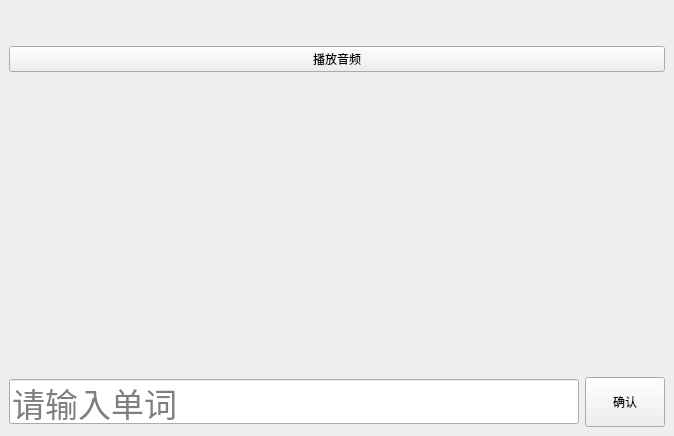
<?xml version="1.0" encoding="UTF-8"?>
<ui version="4.0">
 <class>MainWindow</class>
 <widget class="QMainWindow" name="MainWindow">
  <property name="geometry">
   <rect>
    <x>0</x>
    <y>0</y>
    <width>674</width>
    <height>436</height>
   </rect>
  </property>
  <property name="windowTitle">
   <string>记拼写</string>
  </property>
  <widget class="QWidget" name="centralwidget">
   <layout class="QVBoxLayout" name="verticalLayout">
    <item>
     <widget class="QLabel" name="word_label">
      <property name="font">
       <font>
        <pointsize>20</pointsize>
       </font>
      </property>
      <property name="text">
       <string/>
      </property>
      <property name="alignment">
       <set>Qt::AlignCenter</set>
      </property>
     </widget>
    </item>
    <item>
     <widget class="QPushButton" name="play_pushButton">
      <property name="text">
       <string>播放音频</string>
      </property>
     </widget>
    </item>
    <item>
     <spacer name="verticalSpacer">
      <property name="orientation">
       <enum>Qt::Vertical</enum>
      </property>
      <property name="sizeHint" stdset="0">
       <size>
        <width>20</width>
        <height>213</height>
       </size>
      </property>
     </spacer>
    </item>
    <item>
     <layout class="QHBoxLayout" name="horizontalLayout_2">
      <item>
       <widget class="QLineEdit" name="test_lineEdit">
        <property name="font">
         <font>
          <pointsize>25</pointsize>
         </font>
        </property>
        <property name="placeholderText">
         <string>请输入单词</string>
        </property>
       </widget>
      </item>
      <item>
       <widget class="QPushButton" name="ensure_pushButton">
        <property name="sizePolicy">
         <sizepolicy hsizetype="Minimum" vsizetype="Fixed">
          <horstretch>0</horstretch>
          <verstretch>0</verstretch>
         </sizepolicy>
        </property>
        <property name="minimumSize">
         <size>
          <width>0</width>
          <height>50</height>
         </size>
        </property>
        <property name="text">
         <string>确认</string>
        </property>
       </widget>
      </item>
     </layout>
    </item>
   </layout>
  </widget>
 </widget>
 <resources/>
 <connections/>
</ui>
